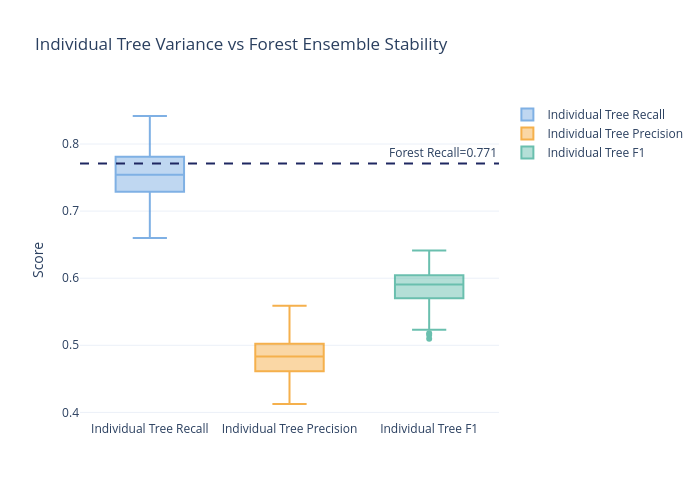

Notebook code cell kept with this figure:
### Code cell
# Train individual trees from the forest on test set
# to show variance in single tree predictions

individual_recalls = []
individual_precisions = []
individual_f1s = []

for tree_estimator in forest_model.estimators_:
    y_pred_tree = tree_estimator.predict(X_test_transformed)
    individual_recalls.append(recall_score(y_test, y_pred_tree))
    individual_precisions.append(precision_score(y_test, y_pred_tree, zero_division=0))
    individual_f1s.append(f1_score(y_test, y_pred_tree))

# Get forest performance
forest_recall = recall_score(y_test, y_pred)
forest_precision = precision_score(y_test, y_pred, zero_division=0)
forest_f1 = f1_score(y_test, y_pred)

# Visualization
fig_var = go.Figure()

# Individual trees
fig_var.add_trace(go.Box(
    y=individual_recalls, name="Individual Tree Recall",
    marker_color=COLORS["accent"], opacity=0.7,
))
fig_var.add_trace(go.Box(
    y=individual_precisions, name="Individual Tree Precision",
    marker_color=COLORS["orange"], opacity=0.7,
))
fig_var.add_trace(go.Box(
    y=individual_f1s, name="Individual Tree F1",
    marker_color=COLORS["green"], opacity=0.7,
))

# Forest ensemble (horizontal line)
fig_var.add_hline(y=forest_recall, line_dash="dash", line_color=COLORS["navy"],
                  annotation_text=f"Forest Recall={forest_recall:.3f}")

fig_var.update_layout(
    title="Individual Tree Variance vs Forest Ensemble Stability",
    yaxis_title="Score",
    height=500, width=700,
)
fig_var.show()
save_chart(fig_var, MODEL_SLUG, "individual_tree_variance")

### Figure 1 — Plotly figure (JSON) as saved in the notebook; plotly's stock layout.template omitted (floating-point values rounded to 4 significant figures; data arrays with more than 128 entries replaced by an {"elided": "..."} marker saying what was removed)
{"data": [{"marker": {"color": "#4A90D9"}, "name": "Individual Tree Recall", "opacity": 0.7, "type": "box", "y": {"elided": "200 float values"}}, {"marker": {"color": "#F18F01"}, "name": "Individual Tree Precision", "opacity": 0.7, "type": "box", "y": {"elided": "200 float values"}}, {"marker": {"color": "#2CA58D"}, "name": "Individual Tree F1", "opacity": 0.7, "type": "box", "y": {"elided": "200 float values"}}], "layout": {"annotations": [{"showarrow": false, "text": "Forest Recall=0.771", "x": 1, "xanchor": "right", "xref": "x domain", "y": 0.771, "yanchor": "bottom", "yref": "y"}], "height": 500, "shapes": [{"line": {"color": "#1E2761", "dash": "dash"}, "type": "line", "x0": 0, "x1": 1, "xref": "x domain", "y0": 0.771, "y1": 0.771, "yref": "y"}], "title": {"text": "Individual Tree Variance vs Forest Ensemble Stability"}, "width": 700, "yaxis": {"title": {"text": "Score"}}}}
